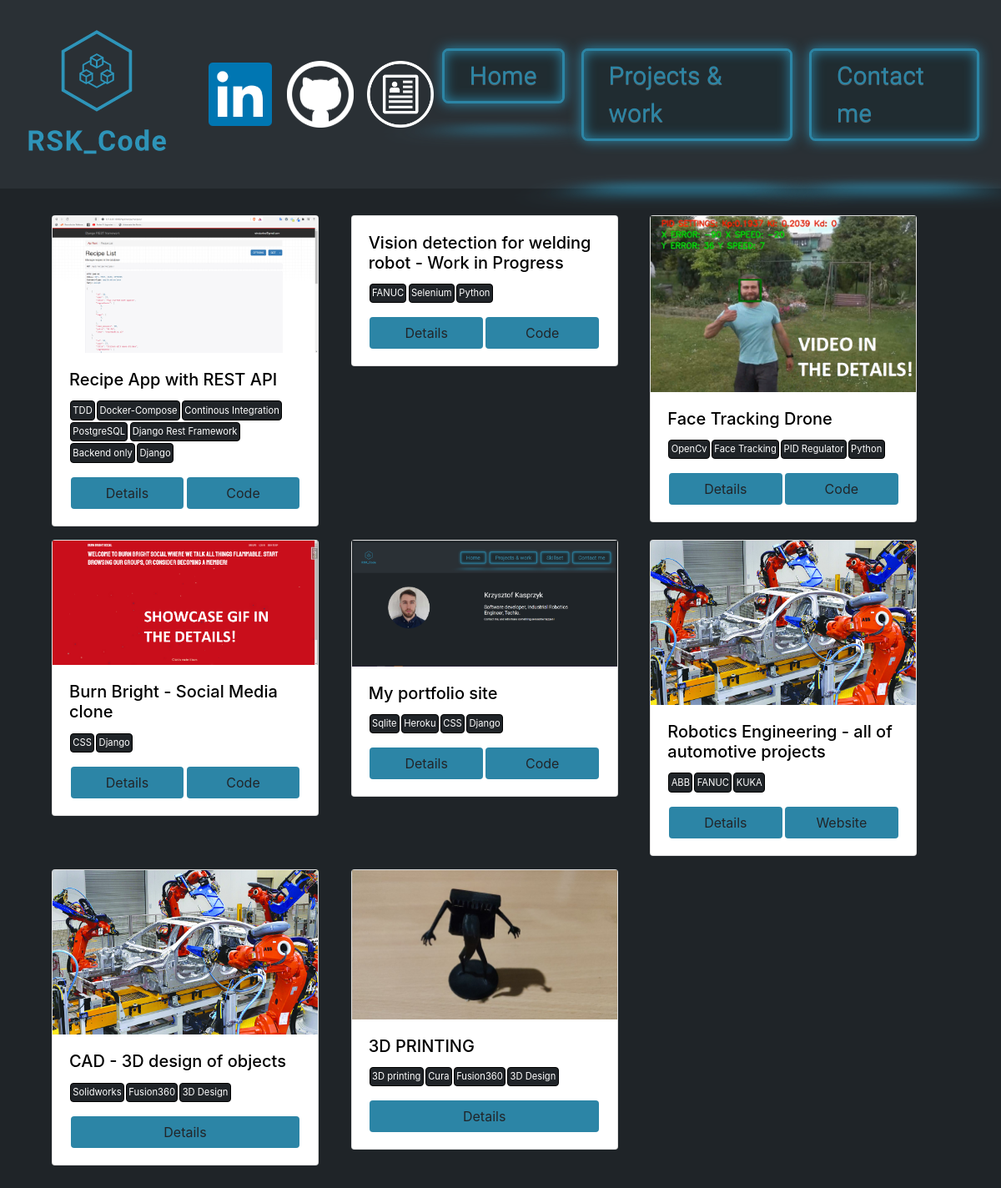
Before: /projects with the older database file.
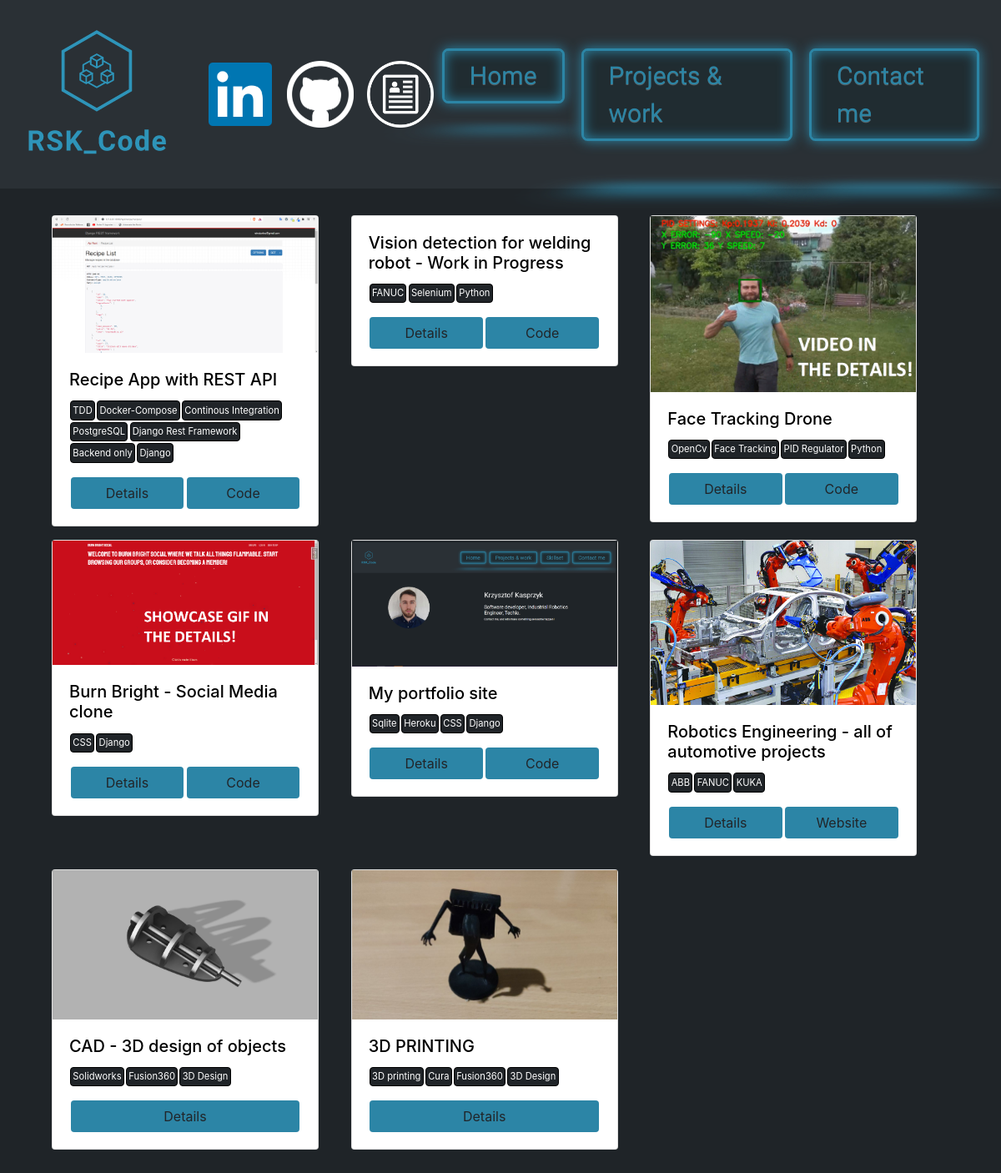
After: the same page with the newer database file.
### core/models.py (models this page shows, shortened)
class Project(models.Model):
    importance = models.PositiveIntegerField(default=5, validators=[
        MaxValueValidator(10),
        MinValueValidator(1)
    ])
    title = models.CharField(max_length=255)
    body = RichTextField(null=True, blank=True)
    thumbnail = models.ImageField(upload_to='thumbnails', blank=True)
    album = models.OneToOneField(ImageAlbum, null=True, blank=True,
                                 related_name='album',
                                 on_delete=models.CASCADE)
    slug = models.SlugField(null=True, blank=True)
    githuburl = models.URLField(null=True, blank=True)
    created = models.DateTimeField(auto_now_add=True, editable=False)
    id = models.UUIDField(default=uuid.uuid4, unique=True,
                          primary_key=True, editable=False)
    tag = models.ManyToManyField(Tag, blank=True)
    video = models.URLField(null=True, blank=True)
    gif = models.URLField(null=True, blank=True)

### core/views.py (the view)
# urls.py: path('projects', views.ProjectsView.as_view(), name='projects'),
class ProjectsView(ListView):
    model = Project
    def get_queryset(self):
        return Project.objects.all().order_by('-importance')

### core/models.py (called while the page is built)
    def __str__(self):
        return self.name

### core/templates/core/project_list.html
{% extends 'core/main.html' %}
{% block content %}
<section class="projects">
    <div class="container">
        {% if project_list %}
        <div class="row container">
            {% for project in project_list %}
            <div class="col-lg-4" >
                <div class="card my_card" style="width: 20rem;">
                    {% if project.thumbnail %}
                    <img class="project_thumbnail" src="{{project.thumbnail.url}}">
                    {% endif %}
                    <div class="card-body">
                        <h5 class="card-title">{{project.title}}</h5>
                        <div class="container">
                            <div class="row">
                                {% for tag in project.tag.all %}
                                <button class="btn tag">{{tag}}</button>
                                {% endfor %}
                            </div>
                            <div class="row">
                                <a class="btn my_btn col" href="{% url 'core:single_project' slug=project.slug %}">
                                    Details</a>
                                {% if project.githuburl %}
                                <a class="btn my_btn col" href="{{project.githuburl}}">
                                    {% if project.title == "Robotics Engineering - all of automotive projects" %}
                                    Website
                                    {% else %}
                                    Code
                                    {% endif %}
                                </a>
                                {% endif %}
                            </div>
                        </div>
                    </div>
                </div>
            </div>
            {% endfor %}
        </div>
        {% else %}
        <h1>Sorry, no projects here. You are lazy.</h1>
        {% endif %}
    </div>
</section>
{% endblock %}

Changed rows visible on the page:
changed Project "CAD - 3D design of objects": thumbnail: a different picture
